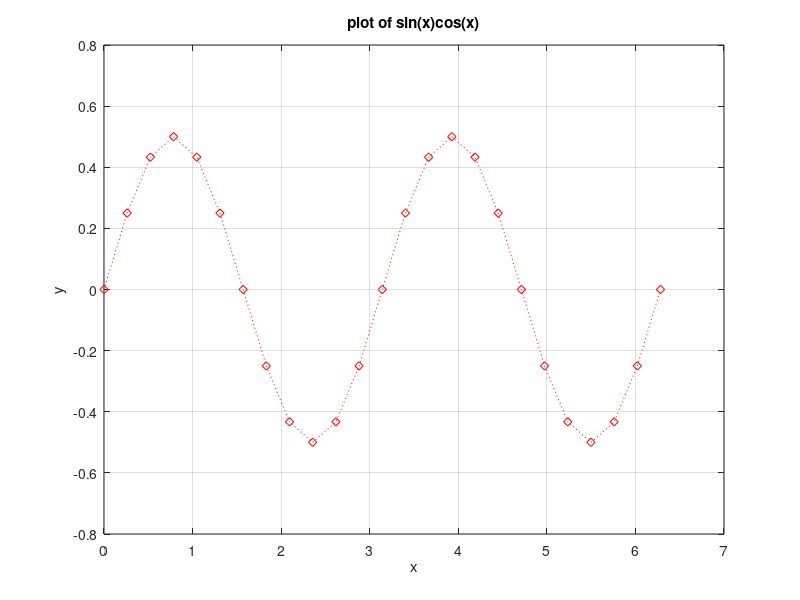

This chart was generated by the following MATLAB code:
clear;
x = linspace(0,2*pi,25);
y = sin(x).*cos(x);
plot(x, y, 'rd:'), grid on, xlabel('x'), ylabel('y'), title('plot of sin(x)cos(x)');